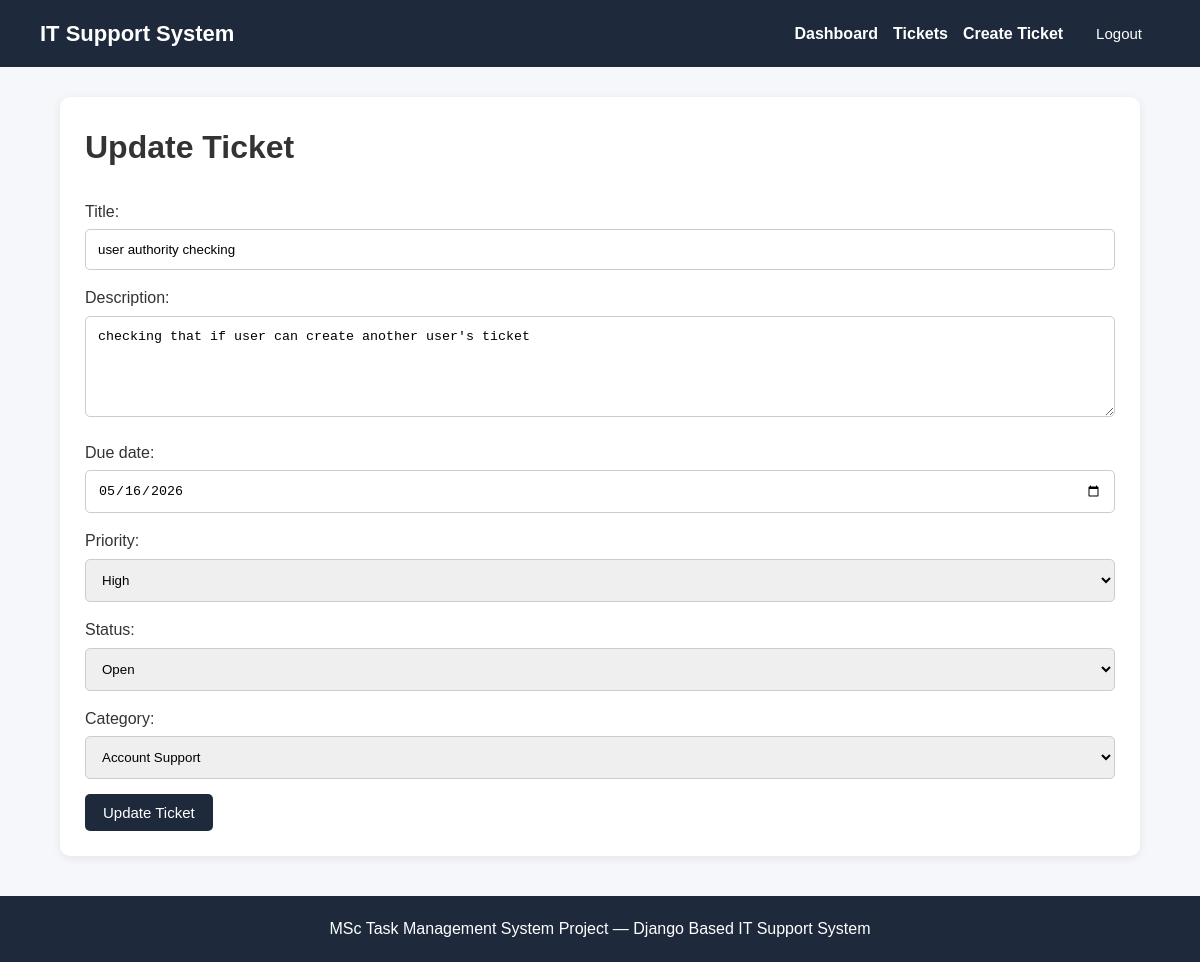
The page /tickets/update/3/ (signed in) on the database its author committed.
### ITSystem/models.py (models this page shows, shortened)
class Ticket(models.Model):
    PRIORITY_CHOICES = [
        ('Low', 'Low'),
        ('Medium', 'Medium'),
        ('High', 'High'),
    ]
    STATUS_CHOICES = [
        ('Open', 'Open'),
        ('In Progress', 'In Progress'),
        ('Resolved', 'Resolved'),
    ]
    title = models.CharField(max_length=200)
    description = models.TextField()
    due_date = models.DateField()
    priority = models.CharField(
        max_length=20,
        choices=PRIORITY_CHOICES
    )
    status = models.CharField(
        max_length=20,
        choices=STATUS_CHOICES,
        default='Open'
    )
    category = models.ForeignKey(
        Category,
        on_delete=models.CASCADE
    )
    created_by = models.ForeignKey(
        User,
        on_delete=models.CASCADE
    )
    created_at = models.DateTimeField(auto_now_add=True)

### ITSystem/views.py (the view)
# urls.py: path('tickets/update/<int:id>/', views.update_ticket, name='update_ticket'),
@login_required
def update_ticket(request, id):
    ticket = get_object_or_404(Ticket, id=id)
    if request.user != ticket.created_by and not request.user.is_superuser:
        messages.error(
            request,
            "Access denied. You cannot edit another user's ticket."
        )
        return redirect('ticket_list')
    if request.method == 'POST':
        form = TicketForm(request.POST, instance=ticket)
        if form.is_valid():
            form.save()
            messages.success(request, 'Ticket updated successfully.')
            return redirect('ticket_list')
    else:
        form = TicketForm(instance=ticket)
    return render(request, 'tasks/update_ticket.html', {
        'form': form
    })

### ITSystem/forms.py
class TicketForm(forms.ModelForm):
    class Meta:
        model = Ticket
        fields = [
            'title',
            'description',
            'due_date',
            'priority',
            'status',
            'category',
        ]
        widgets = {
            'due_date': forms.DateInput(attrs={
                'type': 'date'
            }),
            'description': forms.Textarea(attrs={
                'rows': 5
            }),
        }

### ITSystem/models.py (called while the page is built)
    def __str__(self):
        return self.name

### ITSystem/templates/tasks/update_ticket.html (shortened to what this page needs)
{% extends 'base.html' %}
{% block content %}
<div class="card">
    <h1>Update Ticket</h1>
    <br>
    <form method="POST">
        {{ form.as_p }}
        <button type="submit">Update Ticket</button>
    </form>
</div>
{% endblock %}

### ITSystem/static/css/style.css (style rules this page uses)
* { margin:0; padding:0; box-sizing:border-box; }
body { font-family:Arial, sans-serif; background:#f5f7fa; color:#333; line-height:1.6; }
.card { background:white; padding:25px; margin-bottom:20px; border-radius:10px; box-shadow:0 2px 10px rgba(0,0,0,0.08); transition:0.3s; }
button { background:#1e293b; color:white; border:none; padding:10px 18px; border-radius:5px; cursor:pointer; font-size:15px; }
input, textarea, select { width:100%; padding:12px; margin-top:5px; margin-bottom:15px; border:1px solid #ccc; border-radius:5px; }
textarea { resize:vertical; }

### rows shown on the page
Ticket: title "user authority checking", description "checking that if user can create another user's ticket", due_date "05/16/2026", priority "High", status "Open", category "Account Support"
